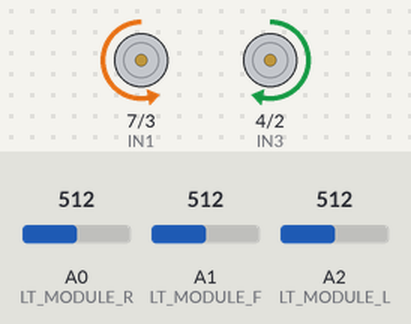
A sketch run on a simulated Arduino Uno, built with avr-gcc and run on an emulated ATmega328P. On the bench: motor-driver pin pairs drawn as motors (green arrow = first pin HIGH = forward, orange = second pin HIGH = backward, longer = more drive, scaled by the enable pin). The test bench sets the inputs (shaded band); at power-on: A2 (LT_MODULE_L) = 512, A1 (LT_MODULE_F) = 512, A0 (LT_MODULE_R) = 512.

Above: at 3.2 s.
3.3 s: A2 (LT_MODULE_L) set to 485
At 4.1 s:
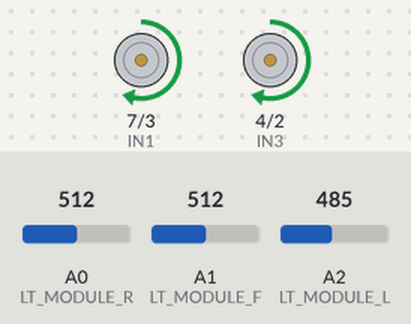
5.0 s: A1 (LT_MODULE_F) set to 487
At 6.3 s:
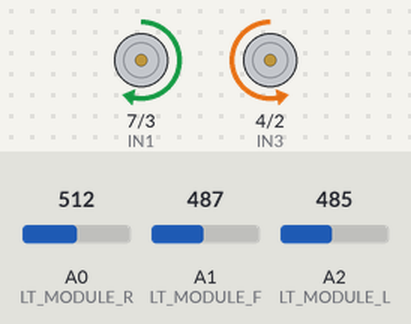
6.6 s: A1 (LT_MODULE_F) set to 510
At 7.5 s:
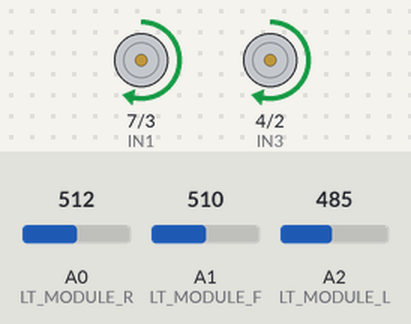
8.1 s: A1 (LT_MODULE_F) set to 490
At 8.8 s:
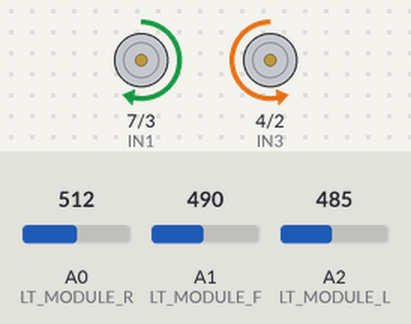
Timing chart, 0 to 10.7 s (numbered marks = the images above; inputs shaded):
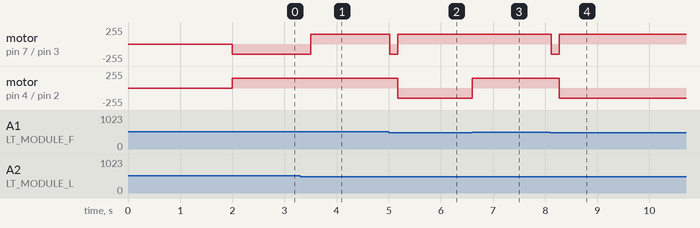

Measured:
- the behaviour switches between 501 and 500 on A2 (LT_MODULE_L) (found by bisection; images 0 and 1)
- the behaviour switches between 501 and 500 on A1 (LT_MODULE_F) (found by bisection; images 1 and 2)
- after the input at 3.3 s, motor on pin 7 (IN1) / pin 3 (IN2): backward 150/255 → forward 150/255 after 0.20 s
- after the input at 5.0 s, motor on pin 7 (IN1) / pin 3 (IN2): forward 150/255 → backward 150/255 at once, → forward 150/255 0.15 s later; motor on pin 4 (IN3) / pin 2 (IN4): forward 150/255 → backward 150/255 after 0.17 s
- after the input at 6.6 s, motor on pin 4 (IN3) / pin 2 (IN4): backward 150/255 → forward 150/255 at once
- after the input at 8.1 s, motor on pin 7 (IN1) / pin 3 (IN2): forward 150/255 → backward 150/255 at once, → forward 150/255 0.15 s later; motor on pin 4 (IN3) / pin 2 (IN4): forward 150/255 → backward 150/255 after 0.17 s

The sketch:

project2.ino
```cpp
#define LT_MODULE_L A2
#define LT_MODULE_F A1
#define LT_MODULE_R A0
#define ENA 6
#define ENB 5
#define IN1 7
#define IN2 3
#define IN3 4
#define IN4 2

int speed = 150;
int g_carDirection = 0;
int CAR_DIR_ST = 1;
int CAR_DIR_FW = 2;
int CAR_DIR_RF = 3;
int CAR_DIR_LF = 4;
int CAR_DIR_BA = 5;
int CAR_DIR_FW1 = 6;

void setup() {
  // put your setup code here, to run once:
  Serial.begin(9600);
  pinMode(ENA, OUTPUT); //ENA
  pinMode(IN1, OUTPUT); //IN1
  pinMode(IN2, OUTPUT); //IN2
  pinMode(ENB, OUTPUT); //ENB
  pinMode(IN3, OUTPUT); //IN3
  pinMode(IN4, OUTPUT); //IN4
  delay(2000);

}

void init_line_tracer_modules() {
  pinMode(LT_MODULE_L, INPUT);
  pinMode(LT_MODULE_F, INPUT);
  pinMode(LT_MODULE_R, INPUT);
}

bool LEFT(){
  int ret = analogRead(LT_MODULE_L);
  return (ret > 500) ? (true) : (false);
}

bool FORWARD(){
  int ret = analogRead(LT_MODULE_F);
  return (ret > 500) ? (true) : (false);
}

bool RIGHT(){
  int ret = analogRead(LT_MODULE_R);
  return (ret > 500) ? (true) : (false);
}

void It_mode_update(){
  bool ll = LEFT();
  bool ff = FORWARD();
  bool rr = RIGHT();

  if(ll){
    g_carDirection = CAR_DIR_LF;
  }
  else if(!ll && ff && rr){
    g_carDirection = CAR_DIR_FW1;
  }
  else if(!ll && ff && !rr){
    g_carDirection = CAR_DIR_FW;
  }
  else if(!ll && rr && !ff){
    g_carDirection = CAR_DIR_RF;
  }
  else if(!ll && !rr && !ff){
    g_carDirection = CAR_DIR_BA;
  }
}

void loop() {
  // put your main code here, to run repeatedly:
  It_mode_update();
  if(g_carDirection == CAR_DIR_LF){
    digitalWrite(IN1, LOW);
    digitalWrite(IN2, HIGH);
    analogWrite(ENA, speed);
    digitalWrite(IN3, HIGH);
    digitalWrite(IN4, LOW);
    analogWrite(ENB, speed);
    delay(250);
    while(1){
      digitalWrite(IN1, LOW);
      digitalWrite(IN2, HIGH);
      analogWrite(ENA, speed);
      digitalWrite(IN3, HIGH);
      digitalWrite(IN4, LOW);
      analogWrite(ENB, speed);
      if(FORWARD()){
        return;
      }
    }
  }
  else if(g_carDirection == CAR_DIR_RF){
    while(!(FORWARD())){
      digitalWrite(IN1, HIGH);
      digitalWrite(IN2, LOW);
      analogWrite(ENA, speed);
      digitalWrite(IN3, LOW);
      digitalWrite(IN4, HIGH);
      analogWrite(ENB, speed);
    }
  }

  else if(g_carDirection == CAR_DIR_FW){
    digitalWrite(IN1, HIGH);
    digitalWrite(IN2, LOW);
    analogWrite(ENA, speed);
    digitalWrite(IN3, HIGH);
    digitalWrite(IN4, LOW);
    analogWrite(ENB, speed);
  }
  else if(g_carDirection == CAR_DIR_BA){
    while(!(FORWARD()) && !(RIGHT())){
      digitalWrite(IN1, LOW);
      digitalWrite(IN2, HIGH);
      analogWrite(ENA, speed);
      digitalWrite(IN3, HIGH);
      digitalWrite(IN4, LOW);
      analogWrite(ENB, speed);
      if(FORWARD()){
        return;
      }
    }
  }
  else if(g_carDirection == CAR_DIR_FW1){
    digitalWrite(IN1, HIGH);
    digitalWrite(IN2, LOW);
    analogWrite(ENA, speed);
    digitalWrite(IN3, HIGH);
    digitalWrite(IN4, LOW);
    analogWrite(ENB, speed);
    delay(50);
    int x = 0;
    while(x < 15){
      if(FORWARD()){
        return;
      }
      digitalWrite(IN1, LOW);
      digitalWrite(IN2, HIGH);
      analogWrite(ENA, speed);
      digitalWrite(IN3, HIGH);
      digitalWrite(IN4, LOW);
      analogWrite(ENB, speed);
      x++;
      delay(10);
    }

      while(!(FORWARD())){
        digitalWrite(IN1, HIGH);
        digitalWrite(IN2, LOW);
        analogWrite(ENA, speed);
        digitalWrite(IN3, LOW);
        digitalWrite(IN4, HIGH);
        analogWrite(ENB, speed);
      }

  }

}
```
